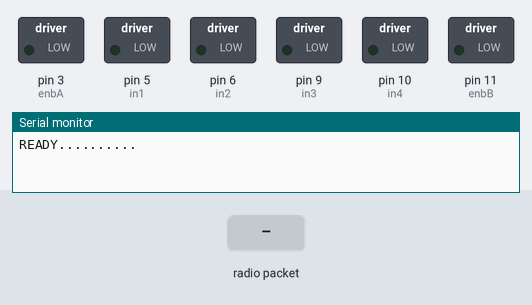
The sketch below on a simulated Arduino Uno, built with avr-gcc and run on an emulated ATmega328P. Shown: switched loads named in the sketch (green lamp = pin HIGH), the last lines printed to the serial monitor. The test bench sets the inputs (shaded band). No radio packets arrive unless stated.

Above: at 1.2 s.
1.3 s: radio packet "90" arrives
At 2.5 s:
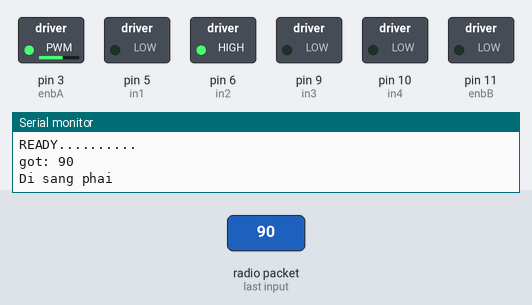
2.8 s: radio packet "5" arrives
At 3.8 s:
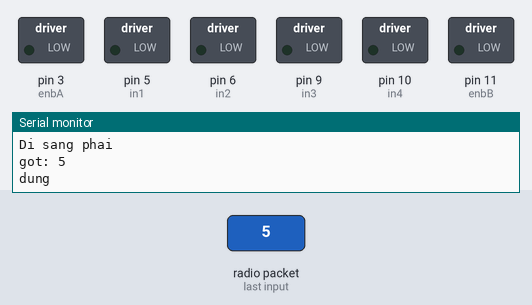
Timing chart, 0 to 5.8 s (numbered marks = the images above; inputs shaded):
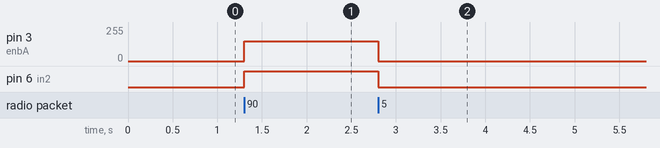

The sketch:

DKXeThu_joystick.ino
```cpp
#include <VirtualWire.h> // khai báo thư viện VirtualWire
uint8_t msg[VW_MAX_MESSAGE_LEN];// biến lưu dữ liệu nhận được
uint8_t msgLen = VW_MAX_MESSAGE_LEN;

int trucX;//Đọc giá trị trục X
int trucY; // Đọc giá trị trục Y

//Khai báo các chân kết nối với L298N
int enbA=3;
int in1 = 5;
int in2 = 6;
int in3 = 9;
int in4 = 10;
int enbB=11;

void setup() {
  Serial.begin(9600);
  Serial.println("READY..........");
  vw_setup(1024); // cài đặt tốc độ truyền tín hiệu
  vw_set_rx_pin(8);// cài đặt chân digital để nhận tín hiệu-----------------------------------------------------------------------------------------
  vw_rx_start();// bắt đầu nhận tín hiệu

  pinMode(in1, OUTPUT);
  pinMode(in2, OUTPUT);
  pinMode(in3, OUTPUT);
  pinMode(in4, OUTPUT);
  pinMode(enbA, OUTPUT);
  pinMode(enbB, OUTPUT);
  //========================//
  digitalWrite(in1, LOW);
  digitalWrite(in2, LOW);
  digitalWrite(in3, LOW);
  digitalWrite(in4, LOW);
  digitalWrite(enbA, LOW);
  digitalWrite(enbB, LOW);

}

void loop()
{
  char text[20]="";
    String text1="";
    int giatri=0;
  if (vw_get_message(msg, &msgLen)) // nếu có tín hiệu được truyền đến
  {
    Serial.print("got: ");
    for (int i = 0; i < msgLen; i++)
    {
      text[i]=msg[i];
     // Serial.write(msg[i]);// in ký tự ra màn hình
    }
    Serial.println(text);
    sscanf(text,"%d,%d",&trucX, &trucY);
    if(trucY>30 && trucX>=-30 && trucX<=30)
      {dithang(150);Serial.println("Di toi");}
    else if(trucY<-30 && trucX>=-30 && trucX<=30)
      {dilui(150);Serial.println("Di lui");}
    else if(trucX>30 && trucY>=-30 && trucY<=30)
      {disangphai(150);Serial.println("Di sang phai");}
    else if(trucX<-30 && trucY>=-30 && trucY<=30)
      {disangtrai(150);Serial.println("di sang trai");}
    else {dunglai();Serial.println("dung");}
  }

}

void dithang(int tocdo)
{
  analogWrite(enbA, tocdo);
  analogWrite(enbB, tocdo);
  digitalWrite(in1, 0);
  digitalWrite(in2, 1);
  digitalWrite(in3, 0);
  digitalWrite(in4, 1);


}
void dunglai(){
  analogWrite(enbA, 0);
  analogWrite(enbB, 0);
  digitalWrite(in1, 0);
  digitalWrite(in2, 0);
  digitalWrite(in3, 0);
  digitalWrite(in4, 0);
  }

void disangphai(int tocdo)
{
  analogWrite(enbA, tocdo);
  analogWrite(enbB, 0);
  digitalWrite(in1, 0);
  digitalWrite(in2, 1);
  digitalWrite(in3, 0);
  digitalWrite(in4, 0);


}
void disangtrai(int tocdo)
{
  analogWrite(enbA, 0);
  analogWrite(enbB, tocdo);
  digitalWrite(in1, 0);
  digitalWrite(in2, 0);
  digitalWrite(in3, 0);
  digitalWrite(in4, 1);

}

void dilui(int tocdo)
{
  analogWrite(enbA, tocdo);
  analogWrite(enbB, tocdo);
  digitalWrite(in1, 1);
  digitalWrite(in2, 0);
  digitalWrite(in3, 1);
  digitalWrite(in4, 0);

}

void xoay(int tocdo)
{
  analogWrite(enbA, tocdo);
  analogWrite(enbB, tocdo);
  digitalWrite(in1, 0);
  digitalWrite(in2, 1);
  digitalWrite(in3, 1);
  digitalWrite(in4, 0);
}
void xoaytrai(int tocdo)
{
  analogWrite(enbA, tocdo);
  analogWrite(enbB, tocdo);
  digitalWrite(in1, 1);
  digitalWrite(in2, 0);
  digitalWrite(in3, 0);
  digitalWrite(in4, 1);

}
void xoayphai(int tocdo)
{
  analogWrite(enbA, tocdo);
  analogWrite(enbB, tocdo);
  digitalWrite(in1, 0);
  digitalWrite(in2, 1);
  digitalWrite(in3, 1);
  digitalWrite(in4, 0);


}
```

Measured:
- after the input at 1.3 s, pin 3 (enbA): 0/255 → 150/255 at once; pin 6 (in2): LOW → HIGH at once
- after the input at 2.8 s, pin 3 (enbA): 150/255 → 0/255 at once; pin 6 (in2): HIGH → LOW at once
